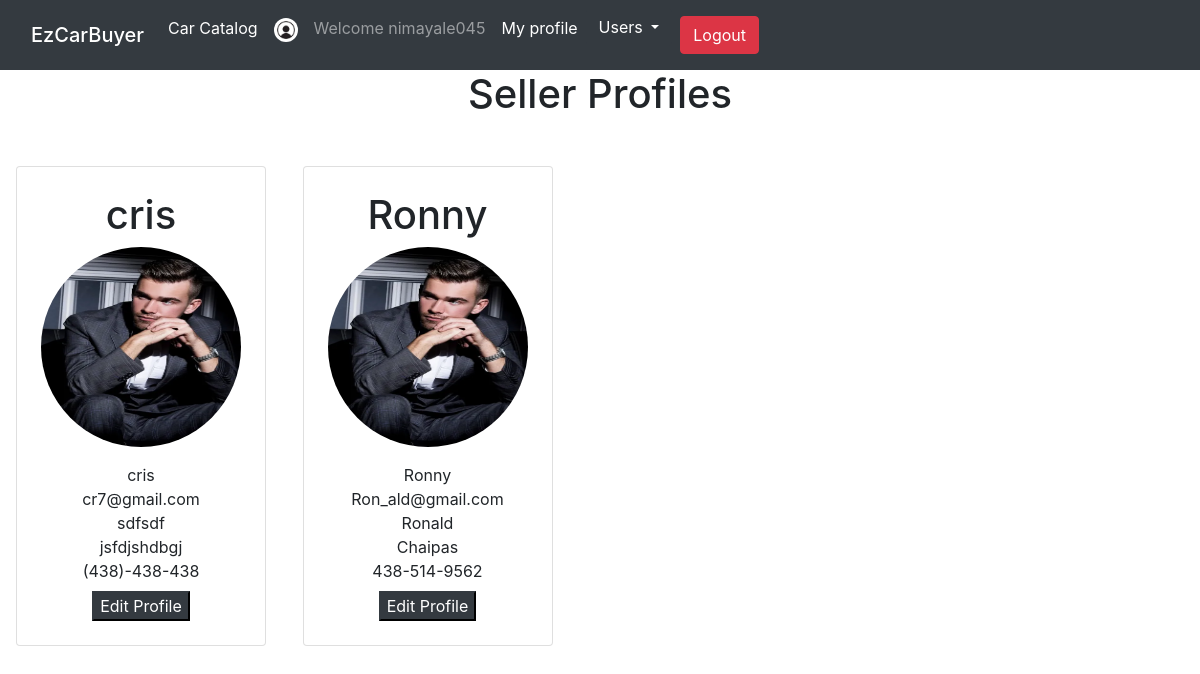
/user/sellers (signed in), run on an earlier commit of the app's database.
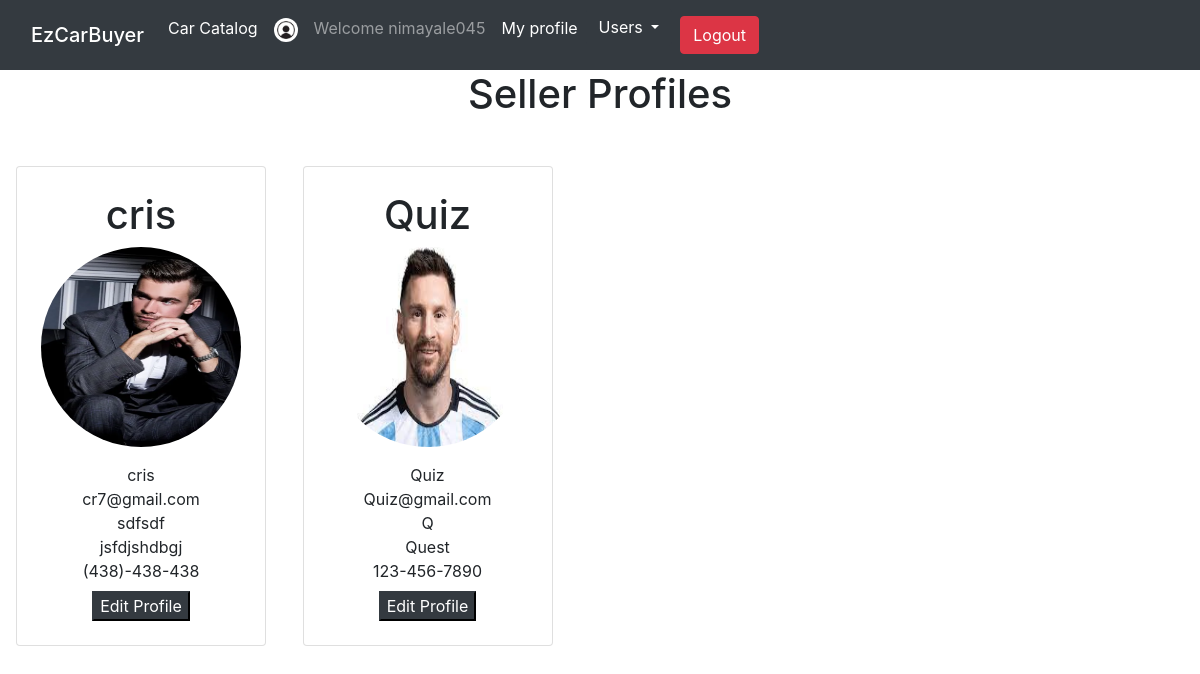
And on a later commit of the database.
### tables this page shows
CREATE TABLE `user` (
  `id` int(11) NOT NULL,
  `username` varbinary(50) NOT NULL,
  `fname` varchar(30) NOT NULL,
  `lname` varchar(30) NOT NULL,
  `password` varchar(256) NOT NULL,
  `email` varbinary(50) NOT NULL,
  `phone` varchar(20) NOT NULL,
  `picture` varchar(50) NOT NULL
);

### Model/User.php (called while the page is built, shortened)
<?php
class User extends Model{
    public function findSeller(){
        $sql = "SELECT user.id, username, email, phone, fname, lname, picture FROM user JOIN user_rights ON user.id = user_rights.user_id JOIN rights ON user_rights.rights_id = rights.id WHERE rights.rights = 'Seller'";
        $stmt = self::$_conn->prepare($sql);
        $stmt->execute([]);
        $stmt->setFetchMode(PDO::FETCH_CLASS,'User');
        return $stmt->fetchAll();
    }
}
?>

### dbConn.php (called while the page is built)
<?php
class Model{
    protected static $_conn = null;
    public function __construct(){
        if(self::$_conn == null){
            $host = 'localhost';
            $dbname = 'db_project';
            $user = 'root';
            $password = '';
            self::$_conn = new PDO("mysql:host=$host;dbname=$dbname",$user,$password);
        }
    }
}
?>

### View/user/sellers.php (the view, shortened to what this page needs)
<!DOCTYPE html>
<html lang="en">
<head>
</head>
<body>
<?php
    include 'View/includes/style.php';
    include 'View/includes/header.php';?>
<h1><center>Seller Profiles</center></h1>
    <?php
    foreach($data as $user){
?>
<div class="container mt-4 mb-4 p-3 d-inline-block">
     <div class="card p-4">
         <div class=" image d-flex flex-column justify-content-center align-items-center">
                <h1><?= $user->username?></h1>
                <div class=" image d-flex flex-column justify-content-center align-items-center">
                    <img src="../../Images/users/<?= $user->picture?>" style="border-radius:50%" height="200" width="200" />
                    <span class="name mt-3"><?=$user->username?></span>
                    <span class="idd"><?=$user->email?></span>
                    <span class="idd"><?=$user->fname?></span>
                    <span class="idd"><?=$user->lname?></span>
                    <span class="idd"><?=$user->phone?></span>
                 <div class=" d-flex mt-2">
                    <a href="/user/update/<?php echo $user->id ?>"><button class="btn1 btn-dark">Edit Profile</button></a>
                 </div>
         </div>
    </div>
</div>
    </div>
    <?php
    }
    ?>
</body>
</html>

What changed in the data, as far as the page shows it:
removed user: username "Ronny", picture (picture), email "Ron_ald@gmail.com", fname "Ronald", lname "Chaipas", phone "438-514-9562"
added user: username "Quiz", picture (picture), email "Quiz@gmail.com", fname "Q", lname "Quest", phone "123-456-7890"
